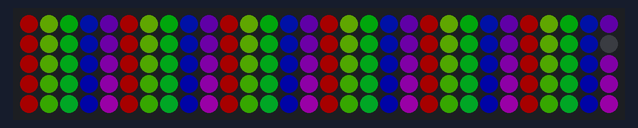
The sketch below on a simulated Arduino Uno, built with avr-gcc and run on an emulated ATmega328P. Shown: 30×5 RGB LED matrix (first LED top left, wired row by row). Dim RGB values are drawn brighter than linear.

Above: at 0.25 s.
At 5.13 s:
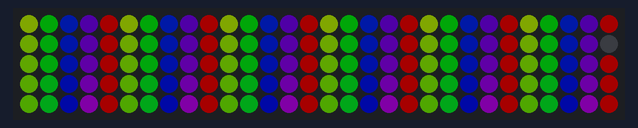
At 10.0 s:
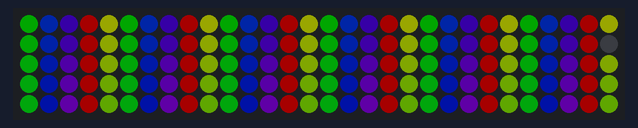
At 19.92 s:
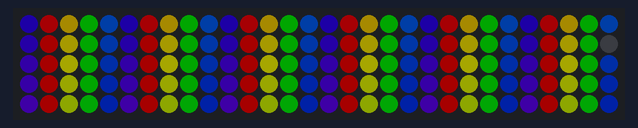
At 29.85 s:
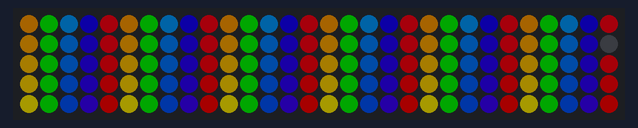
At 39.77 s:
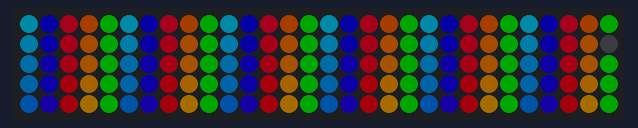

The sketch:

matrix_test.ino
```cpp
// Adafruit_NeoMatrix example for single NeoPixel Shield.
// Scrolls 'Howdy' across the matrix in a portrait (vertical) orientation.

#include <Adafruit_GFX.h>
#include <Adafruit_NeoMatrix.h>
#include <Adafruit_NeoPixel.h>
#include "Color.h"

//#include <Fonts/TomThumb.h>
#include "Dialog_plain_5.h"

#ifndef PSTR
 #define PSTR // Make Arduino Due happy
#endif

#define PIN 2
#define WIDTH 30

// MATRIX DECLARATION:
// Parameter 1 = width of NeoPixel matrix
// Parameter 2 = height of matrix
// Parameter 3 = pin number (most are valid)
// Parameter 4 = matrix layout flags, add together as needed:
//   NEO_MATRIX_TOP, NEO_MATRIX_BOTTOM, NEO_MATRIX_LEFT, NEO_MATRIX_RIGHT:
//     Position of the FIRST LED in the matrix; pick two, e.g.
//     NEO_MATRIX_TOP + NEO_MATRIX_LEFT for the top-left corner.
//   NEO_MATRIX_ROWS, NEO_MATRIX_COLUMNS: LEDs are arranged in horizontal
//     rows or in vertical columns, respectively; pick one or the other.
//   NEO_MATRIX_PROGRESSIVE, NEO_MATRIX_ZIGZAG: all rows/columns proceed
//     in the same order, or alternate lines reverse direction; pick one.
//   See example below for these values in action.
// Parameter 5 = pixel type flags, add together as needed:
//   NEO_KHZ800  800 KHz bitstream (most NeoPixel products w/WS2812 LEDs)
//   NEO_KHZ400  400 KHz (classic 'v1' (not v2) FLORA pixels, WS2811 drivers)
//   NEO_GRB     Pixels are wired for GRB bitstream (most NeoPixel products)
//   NEO_RGB     Pixels are wired for RGB bitstream (v1 FLORA pixels, not v2)


// Example for NeoPixel Shield.  In this application we'd like to use it
// as a 5x8 tall matrix, with the USB port positioned at the top of the
// Arduino.  When held that way, the first pixel is at the top right, and
// lines are arranged in columns, progressive order.  The shield uses
// 800 KHz (v2) pixels that expect GRB color data.
Adafruit_NeoMatrix matrix = Adafruit_NeoMatrix(30, 5, PIN,
  NEO_MATRIX_TOP     + NEO_MATRIX_RIGHT +
  NEO_MATRIX_ROWS + NEO_MATRIX_ZIGZAG,
  NEO_GRB            + NEO_KHZ800);

uint16_t myRemapFn(uint16_t x, uint16_t y) {
  uint16_t i;
  if (y % 2 == 0) {
    i = WIDTH * y + WIDTH - x - 1;
  } else {
    i = WIDTH * y + x;
  }

  if (i == WIDTH * 2 - 1) {
    return -1;
  } else if (i > WIDTH * 2 - 1) {
    return i - 1;
  } else {
    return i;
  }

}


const uint16_t colors[] = {
  matrix.Color(255, 0, 0), matrix.Color(0, 255, 0), matrix.Color(0, 0, 255) };

void setup() {
  matrix.setRemapFunction(myRemapFn);
  matrix.begin();
//  matrix.setTextWrap(false);
  matrix.setBrightness(40);
//  matrix.setTextColor(colors[0]);
//  matrix.setFont(&Dialog_plain_5);
}

int x    = matrix.width();
int pass = 0;

// The offset makes the colors scroll across the screen.
int offset = 0;

void loop() {
//  matrix.fillScreen(0);
//  matrix.setCursor(0, 5);
//  for (int i = 0; i < 5; i++) {
//    for (int j = 0; j < 30; j++) {
//       matrix.drawPixel(j, i, matrix.Color(255, 0, 0));
//       matrix.show();
//       delay(100);
//    }
//  }
  //matrix.print(F("Good Job!"));
//  if(--x < -36) {
//    x = matrix.width();
//    if(++pass >= 3) pass = 0;
//    matrix.setTextColor(colors[pass]);
//  }
//  matrix.show();
//  delay(1000);


  int max = matrix.height() * matrix.width();

    for (int x = 0; x < matrix.width(); x++) {
        for (int y = 0; y < matrix.height(); y++) {
            // pos is our (x,y) position expressed in a linear 0..max
            // line, with offset continually offsetting the starting
            // position. It's used to create a hue.
            int pos = (offset + (x * matrix.width() + y)) % max;

            // Create (hue,saturation,brightness) tuple with:
            // - position mapped to 0..360 range
            // - saturation full (1.0)
            // - brightness full (1.0)
            HSB hsb(pos * (360.0 / max), 1.0, 1.0);

            matrix.drawPixel(x, y, hsb.to_color());
        }
    }

    // Push the updated matrix to the NeoPixel display.
    matrix.show();
    delay(0);

    // Keep offset in the range 0..max.
    offset++;

    if (offset >= max) {
        offset = 0;
    }
}
```

Color.cpp
```cpp
#include "Color.h"

RGB::RGB(uint8_t r1, uint8_t g1, uint8_t b1) {
    r = r1;
    g = g1;
    b = b1;
}

// This code comes from Adafruit_NeoMatrix. They use a uint16_t to express
// RGB tuples.
uint16_t RGB::to_color() {
  return ((uint16_t)(r & 0xF8) << 8) |
         ((uint16_t)(g & 0xFC) << 3) |
                    (b         >> 3);
}

HSB::HSB(float h1, float s1, float b1) {
    // if (hue < 0f || hue > 360f || saturation < 0f || saturation > 1f ||
    //     brightness < 0f || brightness > 1f) {
    //     SWT.error(SWT.ERROR_INVALID_ARGUMENT);
    // }

    h = h1;
    s = s1;
    b = b1;
}

// This code apapted from SWT, released under the Eclipse Public License.
void HSB::to_rgb(RGB *rgb) {
     float r1, g1, b1;

     if (s == 0) {
         r1 = g1 = b1 = b;
     } else {
         float hue = h;

         if (hue == 360) { hue = 0; }

         hue /= 60;
         int i = (int)hue;
         float f = hue - i;
         float p = b * (1 - s);
         float q = b * (1 - s * f);
         float t = b * (1 - s * (1 - f));
         switch(i) {
             case 0:
                 r1 = b;
                 g1 = t;
                 b1 = p;
                 break;
             case 1:
                 r1 = q;
                 g1 = b;
                 b1 = p;
                 break;
             case 2:
                 r1 = p;
                 g1 = b;
                 b1 = t;
                 break;
             case 3:
                 r1 = p;
                 g1 = q;
                 b1 = b;
                 break;
             case 4:
                 r1 = t;
                 g1 = p;
                 b1 = b;
                 break;
             case 5:
             default:
                 r1 = b;
                 g1 = p;
                 b1 = q;
                 break;
         }
     }

     rgb->r = (int)(r1 * 255 + 0.5);
     rgb->g = (int)(g1 * 255 + 0.5);
     rgb->b = (int)(b1 * 255 + 0.5);
}

uint16_t HSB::to_color() {
    RGB rgb(0, 0, 0);
    to_rgb(&rgb);
    return rgb.to_color();
}
```

Color.h
```cpp
#ifndef __COLOR_H__
#define __COLOR_H__

#include "Arduino.h"

class RGB;
class HSB;

// RGB is a simple wrapper for (red,green,blue) tuples.
class RGB {
public:
  uint8_t r; // 0 to 255
  uint8_t g; // 0 to 255
  uint8_t b; // 0 to 255

  // Construct RGB tuple.
  RGB(uint8_t r, uint8_t g, uint8_t b);

  // Convert to NeoMatrix 16-bit color.
  uint16_t to_color();
};

// HSB is a simple wrapper for (hue,saturation,brightness) tuples, with the
// ability to convert to RGB.
class HSB {
public:
  float h; // 0 to 360
  float s; // 0 to 1
  float b; // 0 to 1

  // Construct HSB tuple.
  HSB(float h, float s, float b);

  // Convert to RGB tuple.
  void to_rgb(RGB *rgb);

  // Convert to NeoMatrix 16-bit color.
  uint16_t to_color();
};

#endif // __COLOR_H__
```

Dialog_plain_5.h
```cpp
// Created by http://oleddisplay.squix.ch/ Consider a donation
// In case of problems make sure that you are using the font file with the correct version!
const uint8_t Dialog_plain_5Bitmaps[] PROGMEM = {

    // Bitmap Data:
    0x00, // ' '
    0xF0, // '!'
    0xC0, // '"'
    0x07,0xF2, // '#'
    0x79,0xF4, // '$'
    0xD1,0x10,0xB0, // '%'
    0x88,0xCA, // '&'
    0x80, // '''
    0x2A,0x00, // '('
    0x15,0x00, // ')'
    0x08,0x00, // '*'
    0x01,0x1C,0x40, // '+'
    0x00, // ','
    0xC0, // '-'
    0x00, // '.'
    0x6A,0x00, // '/'
    0xD6,0xE0, // '0'
    0xC9,0x20, // '1'
    0x62,0x48, // '2'
    0xE8,0xE0, // '3'
    0x26,0x62, // '4'
    0x08,0x90, // '5'
    0x7A,0xE0, // '6'
    0x25,0x20, // '7'
    0xEA,0xE0, // '8'
    0xD5,0xE0, // '9'
    0x00, // ':'
    0x00, // ';'
    0x02,0xC6, // '<'
    0x77, // '='
    0x06,0x16, // '>'
    0xD0, // '?'
    0x27,0xB7,0x66,0x00, // '@'
    0x4A,0x68, // 'A'
    0xFA,0xD0, // 'B'
    0x68,0x86, // 'C'
    0xE9,0x9A, // 'D'
    0xDA,0x40, // 'E'
    0x9A,0x40, // 'F'
    0x78,0xB5, // 'G'
    0xBE,0xD0, // 'H'
    0xF0, // 'I'
    0x55,0x40, // 'J'
    0xAC,0xCA, // 'K'
    0x92,0x40, // 'L'
    0x9F,0xF9, // 'M'
    0xBF,0xD0, // 'N'
    0x69,0x96, // 'O'
    0xF7,0x40, // 'P'
    0x69,0x96,0x00, // 'Q'
    0xEA,0xCA, // 'R'
    0x91,0x60, // 'S'
    0x21,0x08,0x40, // 'T'
    0xB6,0xE0, // 'U'
    0xAA,0xA4, // 'V'
    0xAF,0xBC,0xA0, // 'W'
    0xA4,0x4A, // 'X'
    0x53,0x08,0x40, // 'Y'
    0x64,0x88, // 'Z'
    0xAA,0x80, // '['
    0xAA,0x40, // '\'
    0x55,0x40, // ']'
    0x61, // '^'
    0x70, // '_'
    0x00, // '`'
    0xDE,0x80, // 'a'
    0x9A,0xE0, // 'b'
    0x92,0x00, // 'c'
    0x3E,0xD0, // 'd'
    0xDE,0x00, // 'e'
    0x49,0x20, // 'f'
    0xF6,0xA0, // 'g'
    0x9E,0xD0, // 'h'
    0xF0, // 'i'
    0x55,0x40, // 'j'
    0x9A,0x60, // 'k'
    0xF0, // 'l'
    0xFD,0x6A, // 'm'
    0xF6,0x80, // 'n'
    0xD7,0x00, // 'o'
    0xD7,0x40, // 'p'
    0xF6,0xB0, // 'q'
    0x2A, // 'r'
    0x4C,0x80, // 's'
    0x49,0x20, // 't'
    0x16,0xD0, // 'u'
    0xB9,0x00, // 'v'
    0xD7,0x60, // 'w'
    0xCB,0x00, // 'x'
    0xB9,0x40, // 'y'
    0x68, // 'z'
    0x4A,0x24, // '{'
    0xF8, // '|'
    0x48,0xA4 // '}'
};
const GFXglyph Dialog_plain_5Glyphs[] PROGMEM = {
// bitmapOffset, width, height, xAdvance, xOffset, yOffset
      {     0,   1,   1,   3,    0,    0 }, // ' '
      {     1,   1,   4,   3,    0,   -4 }, // '!'
      {     2,   2,   2,   3,    0,   -4 }, // '"'
      {     3,   4,   4,   5,    0,   -4 }, // '#'
      {     5,   3,   5,   4,    0,   -4 }, // '$'
      {     7,   5,   4,   6,    0,   -4 }, // '%'
      {    10,   4,   4,   5,    0,   -4 }, // '&'
      {    12,   1,   2,   2,    0,   -4 }, // '''
      {    13,   2,   5,   3,    0,   -4 }, // '('
      {    15,   2,   5,   3,    0,   -4 }, // ')'
      {    17,   3,   3,   4,    0,   -4 }, // '*'
      {    19,   5,   4,   6,    0,   -4 }, // '+'
      {    22,   2,   3,   3,    0,   -2 }, // ','
      {    23,   2,   1,   3,    0,   -2 }, // '-'
      {    24,   2,   1,   3,    0,   -1 }, // '.'
      {    25,   2,   5,   3,    0,   -4 }, // '/'
      {    27,   3,   4,   4,    0,   -4 }, // '0'
      {    29,   3,   4,   4,    0,   -4 }, // '1'
      {    31,   4,   4,   4,    0,   -4 }, // '2'
      {    33,   3,   4,   4,    0,   -4 }, // '3'
      {    35,   4,   4,   5,    0,   -4 }, // '4'
      {    37,   3,   4,   4,    0,   -4 }, // '5'
      {    39,   3,   4,   4,    0,   -4 }, // '6'
      {    41,   3,   4,   4,    0,   -4 }, // '7'
      {    43,   3,   4,   4,    0,   -4 }, // '8'
      {    45,   3,   4,   4,    0,   -4 }, // '9'
      {    47,   2,   3,   3,    0,   -3 }, // ':'
      {    48,   2,   4,   3,    0,   -3 }, // ';'
      {    49,   4,   4,   5,    1,   -4 }, // '<'
      {    51,   4,   2,   5,    0,   -3 }, // '='
      {    52,   4,   4,   5,    0,   -4 }, // '>'
      {    54,   2,   4,   4,    0,   -4 }, // '?'
      {    55,   5,   5,   6,    0,   -4 }, // '@'
      {    59,   4,   4,   4,    0,   -4 }, // 'A'
      {    61,   3,   4,   4,    0,   -4 }, // 'B'
      {    63,   4,   4,   4,    0,   -4 }, // 'C'
      {    65,   4,   4,   5,    0,   -4 }, // 'D'
      {    67,   3,   4,   4,    0,   -4 }, // 'E'
      {    69,   3,   4,   4,    0,   -4 }, // 'F'
      {    71,   4,   4,   5,    0,   -4 }, // 'G'
      {    73,   3,   4,   4,    0,   -4 }, // 'H'
      {    75,   1,   4,   2,    0,   -4 }, // 'I'
      {    76,   2,   5,   2,   -1,   -4 }, // 'J'
      {    78,   4,   4,   4,    0,   -4 }, // 'K'
      {    80,   3,   4,   4,    0,   -4 }, // 'L'
      {    82,   4,   4,   5,    0,   -4 }, // 'M'
      {    84,   3,   4,   4,    0,   -4 }, // 'N'
      {    86,   4,   4,   5,    0,   -4 }, // 'O'
      {    88,   3,   4,   4,    0,   -4 }, // 'P'
      {    90,   4,   5,   5,    0,   -4 }, // 'Q'
      {    93,   4,   4,   4,    0,   -4 }, // 'R'
      {    95,   3,   4,   5,    1,   -4 }, // 'S'
      {    97,   5,   4,   4,   -1,   -4 }, // 'T'
      {   100,   3,   4,   4,    0,   -4 }, // 'U'
      {   102,   4,   4,   4,    0,   -4 }, // 'V'
      {   104,   5,   4,   6,    0,   -4 }, // 'W'
      {   107,   4,   4,   4,    0,   -4 }, // 'X'
      {   109,   5,   4,   4,   -1,   -4 }, // 'Y'
      {   112,   4,   4,   6,    1,   -4 }, // 'Z'
      {   114,   2,   5,   3,    0,   -4 }, // '['
      {   116,   2,   5,   3,    0,   -4 }, // '\'
      {   118,   2,   5,   3,    0,   -4 }, // ']'
      {   120,   4,   2,   5,    0,   -4 }, // '^'
      {   121,   4,   1,   4,   -1,    1 }, // '_'
      {   122,   2,   1,   4,    0,   -4 }, // '`'
      {   123,   3,   3,   5,    1,   -3 }, // 'a'
      {   125,   3,   4,   4,    0,   -4 }, // 'b'
      {   127,   3,   3,   4,    0,   -3 }, // 'c'
      {   129,   3,   4,   4,    0,   -4 }, // 'd'
      {   131,   3,   3,   5,    1,   -3 }, // 'e'
      {   133,   3,   4,   3,   -1,   -4 }, // 'f'
      {   135,   3,   4,   4,    0,   -3 }, // 'g'
      {   137,   3,   4,   4,    0,   -4 }, // 'h'
      {   139,   1,   4,   2,    0,   -4 }, // 'i'
      {   140,   2,   5,   2,   -1,   -4 }, // 'j'
      {   142,   3,   4,   4,    0,   -4 }, // 'k'
      {   144,   1,   4,   2,    0,   -4 }, // 'l'
      {   145,   5,   3,   6,    0,   -3 }, // 'm'
      {   147,   3,   3,   4,    0,   -3 }, // 'n'
      {   149,   3,   3,   4,    0,   -3 }, // 'o'
      {   151,   3,   4,   4,    0,   -3 }, // 'p'
      {   153,   3,   4,   4,    0,   -3 }, // 'q'
      {   155,   2,   4,   3,    0,   -4 }, // 'r'
      {   156,   3,   3,   5,    0,   -3 }, // 's'
      {   158,   3,   4,   3,   -1,   -4 }, // 't'
      {   160,   3,   4,   4,    0,   -4 }, // 'u'
      {   162,   3,   3,   4,    0,   -3 }, // 'v'
      {   164,   4,   3,   5,    0,   -3 }, // 'w'
      {   166,   3,   3,   4,    0,   -3 }, // 'x'
      {   168,   3,   4,   4,    0,   -3 }, // 'y'
      {   170,   2,   3,   5,    1,   -3 }, // 'z'
      {   171,   3,   5,   4,    0,   -4 }, // '{'
      {   173,   1,   6,   2,    0,   -4 }, // '|'
      {   174,   3,   5,   4,    0,   -4 } // '}'
};
const GFXfont Dialog_plain_5 PROGMEM = {
(uint8_t  *)Dialog_plain_5Bitmaps,(GFXglyph *)Dialog_plain_5Glyphs,0x20, 0x7E, 7};
```
